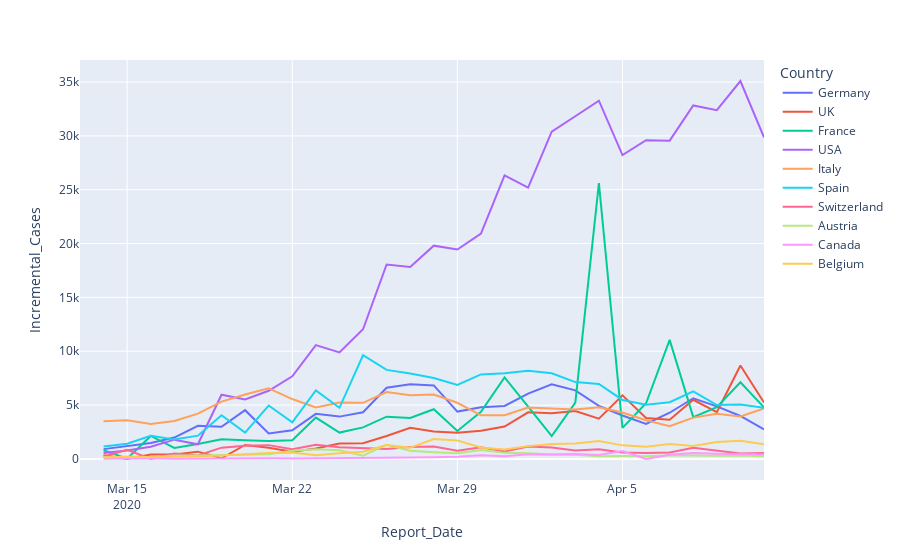

Notebook source saved alongside this figure:
### Code cell
fig=px.line(base,x="Report_Date",y="Incremental_Cases",color="Country")
fig.show()
